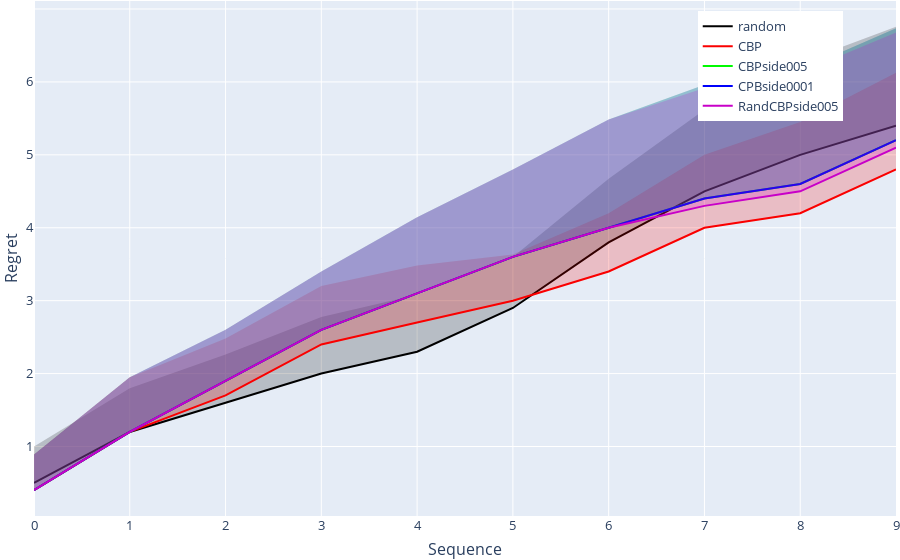

The notebook cell this image was saved under:
### Code cell
name = 'AT'
task = 'difficult'
context_type = 'linear'

n_folds = 10
horizon = 10

game = games.label_efficient()

algos = [ random_algo.Random(  game, horizon, ),    
          cpb.CPB(  game, horizon, 1.01),  
          cpb_side.CPB_side(  game, horizon, 1.01, 0.05), 
          cpb_side.CPB_side(  game, horizon, 1.01, 0.001), 
          cpb_side_gaussian.RandCPB_side(game, horizon, 1.01, 0.05, 1/8, 10, False, 10e-7),
          cpb_side_gaussian.RandCPB_side(game, horizon, 1.01, 0.001, 1/8, 10, False, 10e-7)   ]

colors = [  [0,0,0], [250,0,0], [0,250,0] , [0,0,250],  [200,0,200],  ] #, [250,0,0][150,0,150]
labels = [  'random',  'CBP', 'CBPside005',  'CPBside0001', 'RandCBPside005' ] #'RandCBPside0001'

fig = go.Figure( )

for alg, color, label in zip( algos, colors, labels):
    r,g,b = color
    direct = './contextual_results/{}'.format(name)
    with gzip.open(  os.path.join(direct, '{}_{}_{}_{}_{}.pkl.gz'.format(task,context_type, horizon, n_folds, label) ) ,'rb') as f:
            result = pkl.load(f)

    regret =  np.mean(result,0) 
    
    xcoords = np.arange(0,horizon,1).tolist()
    std =  np.std(result,0) 
    upper_regret = regret + std

    fig.add_trace(go.Scatter(x=xcoords, y=regret, line=dict(color='rgb({},{},{})'.format(r,g,b)), mode='lines',  name=label )) # 

    fig.add_trace(   go.Scatter( x=xcoords+xcoords[::-1], y=upper_regret.tolist()+regret.tolist()[::-1],  fill='toself', fillcolor='rgba({},{},{},0.2)'.format(r,g,b), 
                         line=dict(color='rgba(255,255,255,0)'),   hoverinfo="skip",  showlegend=False )  )
    
fig.update_layout(legend= dict(yanchor="top",y=0.98,xanchor="left",x=0.77), autosize=False,
                 xaxis_title="Sequence",
                 yaxis_title="Regret",
                 margin=go.layout.Margin( l=0,   r=0,   b=0,    t=0, ), 
                  font=dict(size=13,) )

fig.show(legend=True)

# fig.write_image("./easy_AT_context.pdf")

#fig.update_xaxes(type="log")
# fig.write_image("./easy_AT_context_log.pdf")

### Figure 1 — Plotly figure (JSON) as saved in the notebook; plotly's stock layout.template omitted (floating-point values rounded to 4 significant figures)
{"data": [{"line": {"color": "rgb(0,0,0)"}, "mode": "lines", "name": "random", "x": [0, 1, 2, 3, 4, 5, 6, 7, 8, 9], "y": [0.5, 1.2, 1.6, 2, 2.3, 2.9, 3.8, 4.5, 5, 5.4], "type": "scatter"}, {"fill": "toself", "fillcolor": "rgba(0,0,0,0.2)", "hoverinfo": "skip", "line": {"color": "rgba(255,255,255,0)"}, "showlegend": false, "x": [0, 1, 2, 3, 4, 5, 6, 7, 8, 9, 9, 8, 7, 6, 5, 4, 3, 2, 1, 0], "y": [1, 1.8, 2.263, 2.775, 3.081, 3.6, 4.672, 5.618, 6.265, 6.756, 5.4, 5, 4.5, 3.8, 2.9, 2.3, 2, 1.6, 1.2, 0.5], "type": "scatter"}, {"line": {"color": "rgb(250,0,0)"}, "mode": "lines", "name": "CBP", "x": [0, 1, 2, 3, 4, 5, 6, 7, 8, 9], "y": [0.4, 1.2, 1.7, 2.4, 2.7, 3, 3.4, 4, 4.2, 4.8], "type": "scatter"}, {"fill": "toself", "fillcolor": "rgba(250,0,0,0.2)", "hoverinfo": "skip", "line": {"color": "rgba(255,255,255,0)"}, "showlegend": false, "x": [0, 1, 2, 3, 4, 5, 6, 7, 8, 9, 9, 8, 7, 6, 5, 4, 3, 2, 1, 0], "y": [0.8899, 1.948, 2.481, 3.2, 3.481, 3.632, 4.2, 5, 5.449, 6.127, 4.8, 4.2, 4, 3.4, 3, 2.7, 2.4, 1.7, 1.2, 0.4], "type": "scatter"}, {"line": {"color": "rgb(0,250,0)"}, "mode": "lines", "name": "CBPside005", "x": [0, 1, 2, 3, 4, 5, 6, 7, 8, 9], "y": [0.4, 1.2, 1.9, 2.6, 3.1, 3.6, 4, 4.4, 4.6, 5.2], "type": "scatter"}, {"fill": "toself", "fillcolor": "rgba(0,250,0,0.2)", "hoverinfo": "skip", "line": {"color": "rgba(255,255,255,0)"}, "showlegend": false, "x": [0, 1, 2, 3, 4, 5, 6, 7, 8, 9, 9, 8, 7, 6, 5, 4, 3, 2, 1, 0], "y": [0.8899, 1.948, 2.6, 3.4, 4.144, 4.8, 5.483, 5.962, 6.162, 6.736, 5.2, 4.6, 4.4, 4, 3.6, 3.1, 2.6, 1.9, 1.2, 0.4], "type": "scatter"}, {"line": {"color": "rgb(0,0,250)"}, "mode": "lines", "name": "CPBside0001", "x": [0, 1, 2, 3, 4, 5, 6, 7, 8, 9], "y": [0.4, 1.2, 1.9, 2.6, 3.1, 3.6, 4, 4.4, 4.6, 5.2], "type": "scatter"}, {"fill": "toself", "fillcolor": "rgba(0,0,250,0.2)", "hoverinfo": "skip", "line": {"color": "rgba(255,255,255,0)"}, "showlegend": false, "x": [0, 1, 2, 3, 4, 5, 6, 7, 8, 9, 9, 8, 7, 6, 5, 4, 3, 2, 1, 0], "y": [0.8899, 1.948, 2.6, 3.4, 4.144, 4.8, 5.483, 5.962, 6.162, 6.736, 5.2, 4.6, 4.4, 4, 3.6, 3.1, 2.6, 1.9, 1.2, 0.4], "type": "scatter"}, {"line": {"color": "rgb(200,0,200)"}, "mode": "lines", "name": "RandCBPside005", "x": [0, 1, 2, 3, 4, 5, 6, 7, 8, 9], "y": [0.4, 1.2, 1.9, 2.6, 3.1, 3.6, 4, 4.3, 4.5, 5.1], "type": "scatter"}, {"fill": "toself", "fillcolor": "rgba(200,0,200,0.2)", "hoverinfo": "skip", "line": {"color": "rgba(255,255,255,0)"}, "showlegend": false, "x": [0, 1, 2, 3, 4, 5, 6, 7, 8, 9, 9, 8, 7, 6, 5, 4, 3, 2, 1, 0], "y": [0.8899, 1.948, 2.6, 3.4, 4.144, 4.8, 5.483, 5.916, 6.128, 6.678, 5.1, 4.5, 4.3, 4, 3.6, 3.1, 2.6, 1.9, 1.2, 0.4], "type": "scatter"}], "layout": {"legend": {"yanchor": "top", "y": 0.98, "xanchor": "left", "x": 0.77}, "font": {"size": 13}, "autosize": false, "xaxis": {"title": {"text": "Sequence"}}, "yaxis": {"title": {"text": "Regret"}}, "margin": {"b": 0, "l": 0, "r": 0, "t": 0}}}
